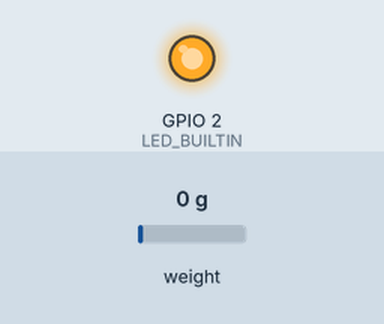
Bench run of a sketch on a simulated ESP32. Parts: output pins drawn as LEDs (lit = HIGH). The test bench sets the inputs (shaded band); at power-on: weight on the scale 0 g. Nothing arrives over Bluetooth unless stated; what the sketch prints to the serial monitor is not drawn.

Above: at 0.3 s.
Timing chart, 0 to 1.8 s (numbered marks = the images above):
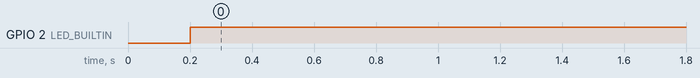

The sketch:

esp32_HX711_BT.ino
```cpp
/*
 Name:    ESP_WROOM_32.ino
 Created: 2019-03-23 오후 6:32:02
 Author:  Kang Minkyu
*/

#include <BluetoothSerial.h>
#include <HX711.h>


#define LED_BUILTIN 2
boolean ledState = LOW;

// HX711 circuit wiring
#define LOADCELL_DOUT_PIN 13
#define LOADCELL_SCK_PIN 14

BluetoothSerial SerialBT;
HX711 scale;

// the setup function runs once when you press reset or power the board
void setup() {
  pinMode(LED_BUILTIN, OUTPUT);

  Serial.begin(115200);
  SerialBT.begin("ESP32test"); //Bluetooth device name
  Serial.println("The device started, now you can pair it with bluetooth!");
  scale.begin(LOADCELL_DOUT_PIN, LOADCELL_SCK_PIN);
}

// the loop function runs over and over again until power down or reset
void loop() {
  if (scale.is_ready()) {
    long reading = scale.read();
    Serial.print("HX711 reading: ");
    Serial.println(reading);
    SerialBT.println(reading);
  }
  else {
    Serial.println("HX711 not found.");
  }

  delay(100);
  digitalWrite(LED_BUILTIN, !ledState);
}
```

Measured:
- by itself, GPIO 2 (LED_BUILTIN): LOW → HIGH at 0.20 s
